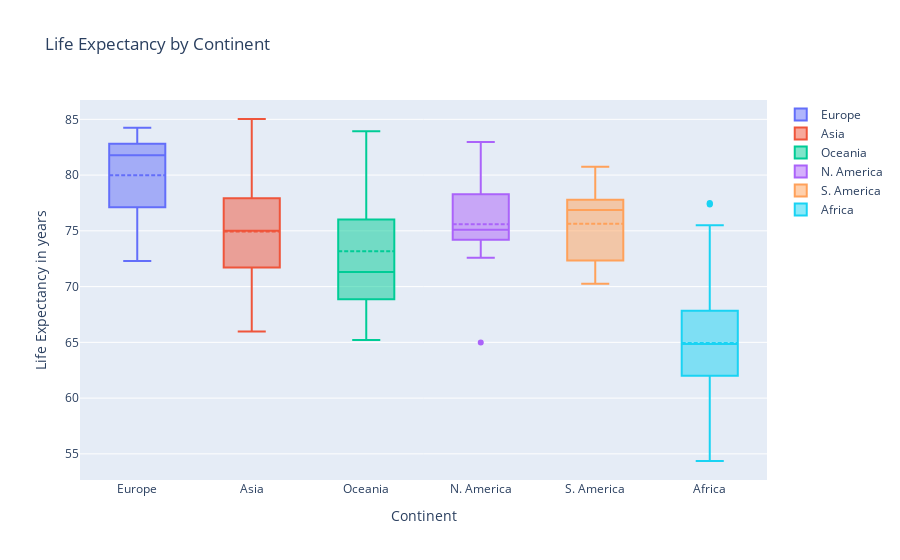

The notebook cell this image was saved under:
### Code cell
european = df['life_exp'].loc[df['continent'] == 'europe'].values
asian = df['life_exp'].loc[df['continent'] == 'asia'].values
african = df['life_exp'].loc[df['continent'] == 'africa'].values
s_american = df['life_exp'].loc[df['continent'] == 'south america'].values
n_american = df['life_exp'].loc[df['continent'] == 'north america'].values
oceanian = df['life_exp'].loc[df['continent'] == 'oceania'].values

trace0 = go.Box(y = european, name = 'Europe', boxmean = True)
trace1 = go.Box(y = asian, name = 'Asia', boxmean = True)
trace2 = go.Box(y = oceanian, name = 'Oceania', boxmean = True)
trace3 = go.Box(y = n_american, name = 'N. America', boxmean = True)
trace4 = go.Box(y = s_american, name = 'S. America', boxmean = True)
trace5 = go.Box(y = african, name = 'Africa', boxmean = True)

data = [trace0, trace1, trace2, trace3, trace4, trace5]

layout = go.Layout(title = 'Life Expectancy by Continent',
                  xaxis = dict(title = 'Continent'),
                  yaxis = dict(title = 'Life Expectancy in years'))

fig = go.Figure(data = data, layout = layout)
iplot(fig)

### Figure 1 — Plotly figure (JSON) as saved in the notebook; plotly's stock layout.template omitted (floating-point values rounded to 4 significant figures)
{"data": [{"boxmean": true, "name": "Europe", "type": "box", "y": [82.79, 84.25, 82.94, 82.81, 83.52, 81.4, 82.78, 83.33, 82.05, 82.48, null, 81.88, 82.17, 83.13, 81.77, 84.01, 83.06, 83.99, 81.85, 79.18, 82.65, 82.8, 78, 76.41, 75.73, 77.31, 79.02, 79.27, 76.5, 75.49, 77.39, 76.47, 75.2, 76.26, 77.93, 78.96, 72.5, 72.3]}, {"boxmean": true, "name": "Asia", "type": "box", "y": [80.73, 84.07, 83.49, 85.03, 78.46, 83.5, 75.85, 76.35, 81.51, 77.73, 81.04, 75.69, 78.58, 79.89, 72.99, 76.65, 77.47, 79.27, 73.9, 78.45, 68.63, 77.74, 71.08, 77.33, 73.33, 75.55, 75.01, 74.24, 72.32, 70.53, 77.56, 72.77, 71.66, 75.77, 68.89, 70.42, 73.57, 72.04, 70.54, 67.79, 71.95, 67.78, 71.74, 66.44, 71.76, 65.98, 72.89, 76.06, 70.18]}, {"boxmean": true, "name": "Oceania", "type": "box", "y": [83.94, 82.8, 67.91, 71.32, 73.75, 70.99, 65.22, 73.38, 69.17]}, {"boxmean": true, "name": "N. America", "type": "box", "y": [82.96, 73.91, 79.1, 80.94, 72.59, 75.41, 74.65, 74.88, 75.09, 75.05, 74.06, 75.87, 75.23, 64.99, 79.18]}, {"boxmean": true, "name": "S. America", "type": "box", "y": [78.43, 80.74, 77.17, 76.57, 77.44, 77.87, 72.13, 77.71, 74.59, 70.26, 72.35, 72.34]}, {"boxmean": true, "name": "Africa", "type": "box", "y": [73.74, 75.51, 59.82, 67.03, 69.86, 64.88, 64.86, 73.44, 77.5, 77.43, 77.36, 72.54, 62.22, 67.87, 64.94, 55.75, 67.47, 60.32, 68.87, 65.57, 65.03, 55.65, 64.7, 62.84, 66.39, 62.64, 67.81, 60.54, 55.17, 62.16, 70, 59.38, 64.38, 62.98, 66.09, 65, 62.13, 55.92, 61.6, 62.13, 68.21, 54.36, 63.62, 65.62, 67.48, 62.71, 58.74, 58.34, 63.26]}], "layout": {"title": {"text": "Life Expectancy by Continent"}, "xaxis": {"title": {"text": "Continent"}}, "yaxis": {"title": {"text": "Life Expectancy in years"}}}}
